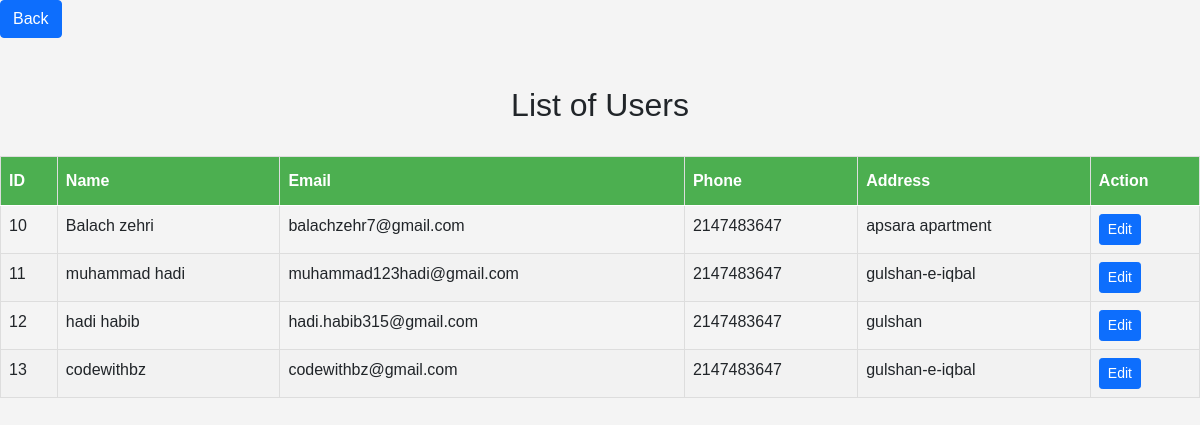
Page /admin/users/userindex.php on the earlier database version.
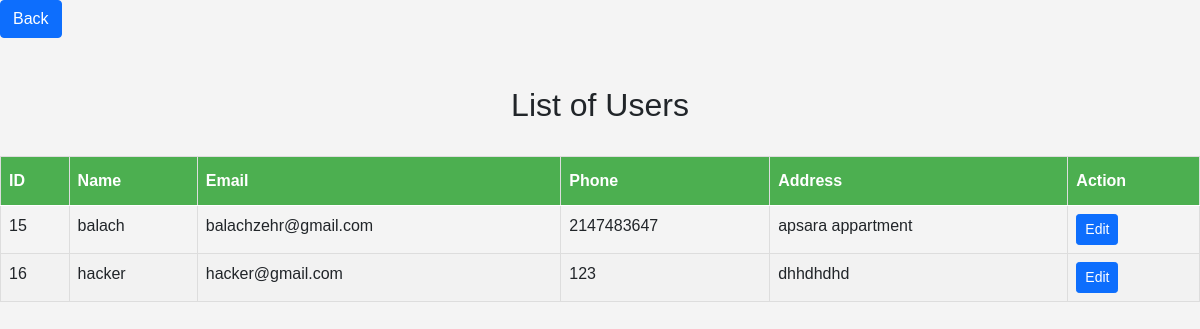
Same page on the later database version.
### tables this page shows
CREATE TABLE `users` (
  `id` int(11) NOT NULL,
  `full_name` varchar(255) NOT NULL,
  `email` varchar(255) NOT NULL,
  `phone` varchar(11) NOT NULL,
  `password` varchar(255) NOT NULL,
  `role` varchar(10) NOT NULL,
  `address` varchar(255) NOT NULL
);

### admin/users/userindex.php (the view, shortened to what this page needs)
<!DOCTYPE html>
<html lang="en">
<head>
    <link href="https://cdn.jsdelivr.net/npm/bootstrap@5.0.2/dist/css/bootstrap.min.css" rel="stylesheet"
>
</head>
<body>
    <a class="btn btn-primary" href="/project3.0/admin/index.php">Back</a>
    <br><br><br>
    <h2 style="text-align:center;">List of Users</h2>
    <br>
    <div class="table-responsive">
        <table class="table">
            <thead>
                <tr>
                    <th>ID</th>
                    <th>Name</th>
                    <th>Email</th>
                    <th>Phone</th>
                    <th>Address</th>
                    <th>Action</th>
                </tr>
            </thead>
            <tbody>
                <?php
                include 'config.php';
                $sql = "SELECT * FROM users";
                $result = $conn->query($sql);
                while ($row = $result->fetch_assoc()) {
                    echo "<tr>
<td>$row[id]</td>
<td>$row[full_name]</td>
<td>$row[email]</td>
<td>$row[phone]</td>
<td>$row[address]</td>
<td>
    <a class='btn btn-primary btn-sm' href='useredit.php?id=$row[id]'>Edit</a>
</td>
</tr>";
                }
                ?>
            </tbody>
        </table>
    </div>
</body>
</html>

Differences in the rows shown:
removed users: id "10", full_name "Balach zehri", email "balachzehr7@gmail.com", phone "2147483647", address "apsara apartment"
removed users: id "11", full_name "muhammad hadi", email "muhammad123hadi@gmail.com", phone "2147483647", address "gulshan-e-iqbal"
removed users: id "12", full_name "hadi habib", email "hadi.habib315@gmail.com", phone "2147483647", address "gulshan"
removed users: id "13", full_name "codewithbz", email "codewithbz@gmail.com", phone "2147483647", address "gulshan-e-iqbal"
added users: id "15", full_name "balach", email "balachzehr@gmail.com", phone "2147483647", address "apsara appartment"
added users: id "16", full_name "hacker", email "hacker@gmail.com", phone "123", address "dhhdhdhd"
